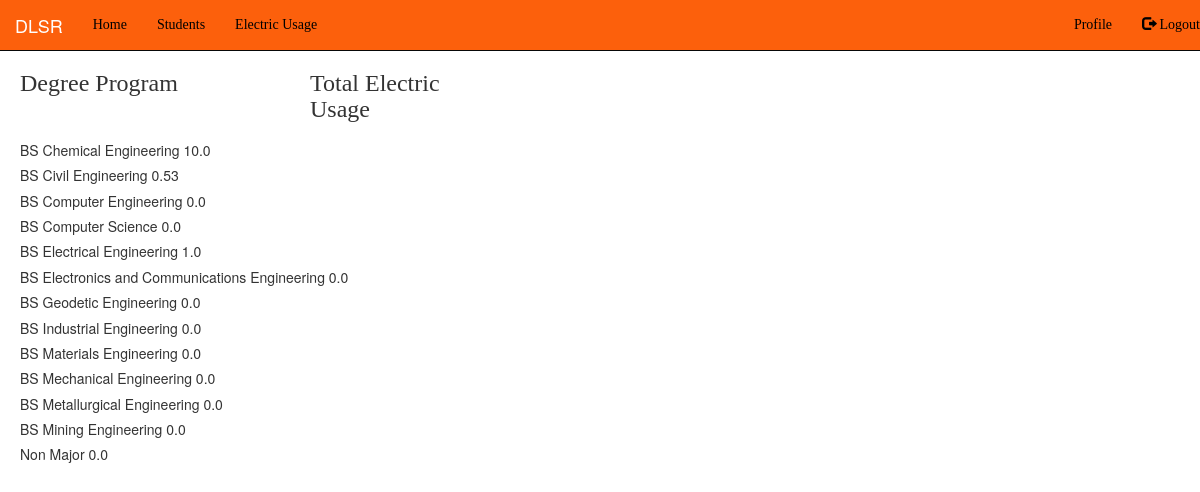
The app's page /viewing/elec_usage/ (signed in) with its own data.
### viewing/models.py (models this page shows, shortened)
class DegreeProg(models.Model):
	deg_name = models.CharField(max_length=200,default='Non Major')
	def __str__(self):
		return self.deg_name
	class Meta:
		ordering = ('deg_name',)

### viewing/views.py (the view)
# urls.py: path('elec_usage/', login_required(views.DisplayElecUsage), name="viewing-ElecUsageListView"),
def DisplayElecUsage(request):
	deg_prog = DegreeProg.objects.all()
	students = Student.objects.all()
	no_hours = []
	for dp in deg_prog:
		no_elec_usage = 0.0
		for stud in students:
			if stud.degree_prog == dp:
				no_elec_usage = no_elec_usage + float(stud.total_elec_usage)
		no_hours.append(no_elec_usage)
	context = {
				'elec_usage_data': zip(deg_prog,no_hours)
	}
	return render(request, 'viewing/elec_usage.html', context)

### viewing/templates/viewing/elec_usage.html
{% extends "viewing/base.html" %}
{% block content %}
	<div class="row text-left row-no-gutters">
		<div class="col-sm-3">
			<h3>Degree Program</h3>
		</div>
		<div class="col-sm-2">
			<h3>Total Electric Usage</h3>
		</div>
	</div>
	{% for dp, hours in elec_usage_data %}
		<h5>{{ dp }} {{ hours }}</h3>
	{% endfor %}
{% endblock content %}

### viewing/static/viewing/main.css (style rules this page uses)
h3 { font-family: OswaldRegular; }

### records on screen
DegreeProg: deg_name "BS Chemical Engineering", hours "10.0"
DegreeProg: deg_name "BS Civil Engineering", hours "0.53"
DegreeProg: deg_name "BS Computer Engineering", hours "0.0"
DegreeProg: deg_name "BS Computer Science", hours "0.0"
DegreeProg: deg_name "BS Electrical Engineering", hours "1.0"
DegreeProg: deg_name "BS Electronics and Communications Engineering", hours "0.0"
DegreeProg: deg_name "BS Geodetic Engineering", hours "0.0"
DegreeProg: deg_name "BS Industrial Engineering", hours "0.0"
DegreeProg: deg_name "BS Materials Engineering", hours "0.0"
DegreeProg: deg_name "BS Mechanical Engineering", hours "0.0"
DegreeProg: deg_name "BS Metallurgical Engineering", hours "0.0"
DegreeProg: deg_name "BS Mining Engineering", hours "0.0"
DegreeProg: deg_name "Non Major", hours "0.0"
